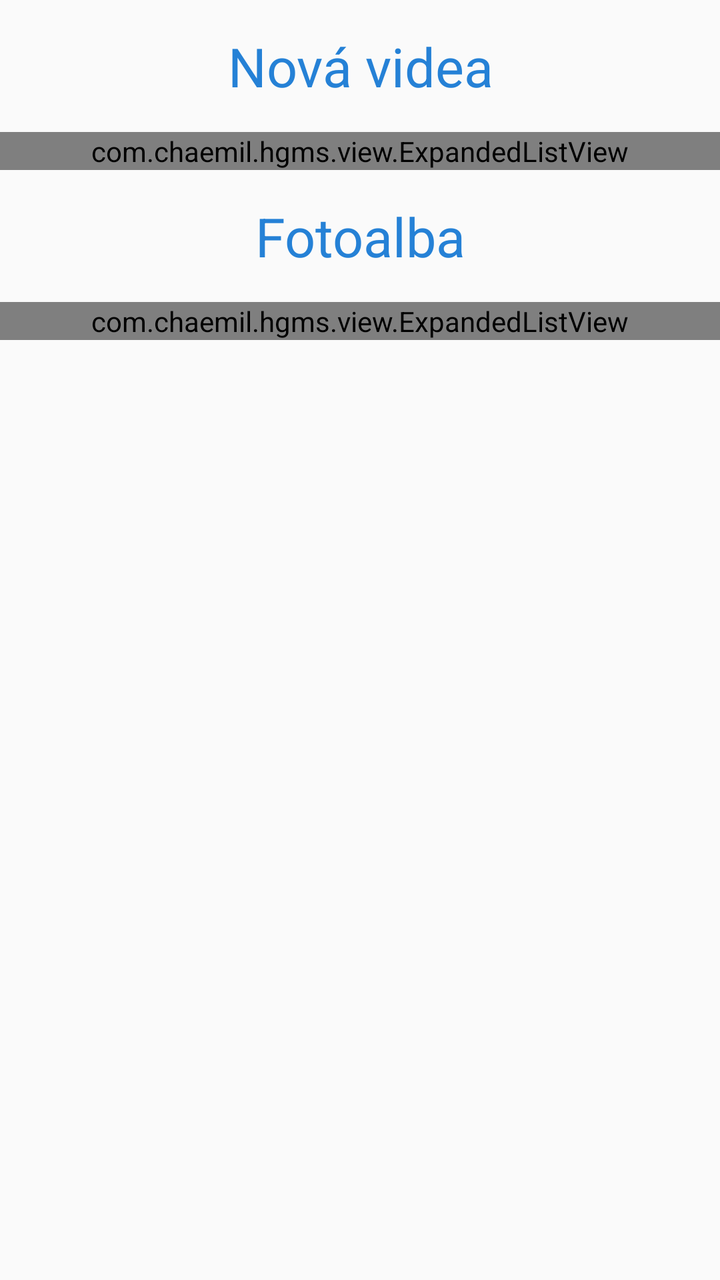
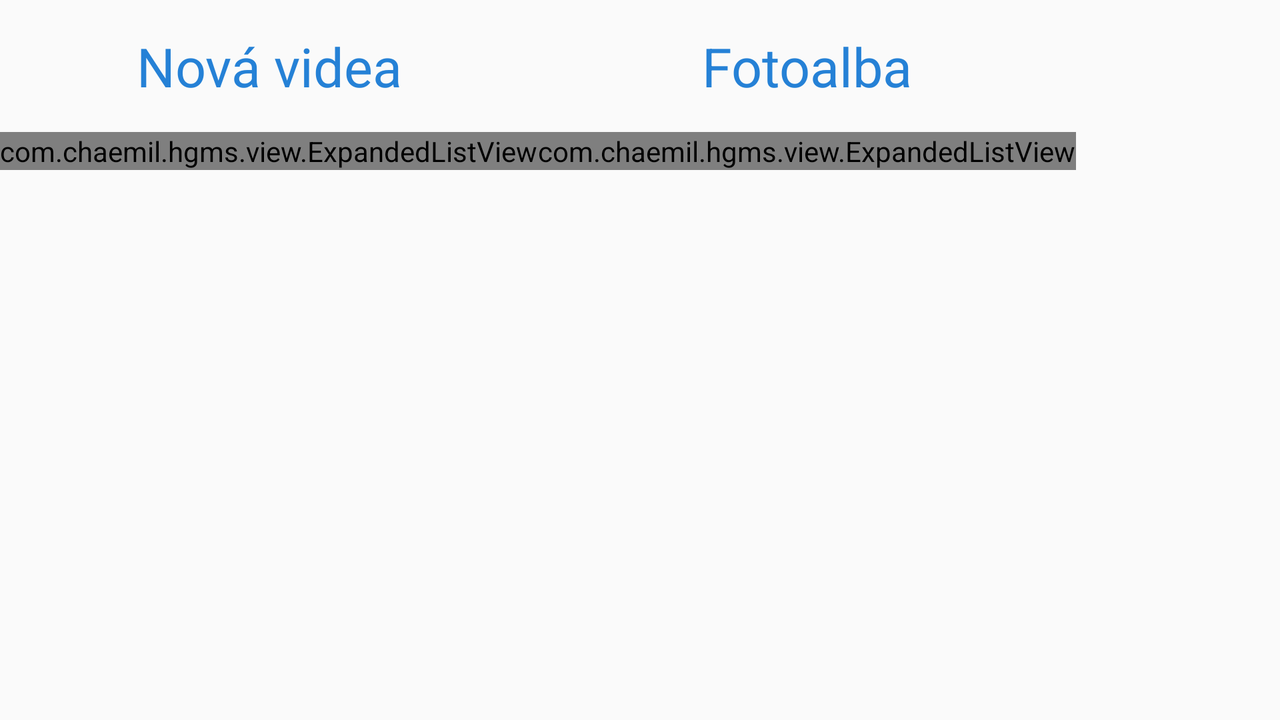

An Android layout and its configuration variant, each rendered on a device that would load it. The default file and the variant file are quoted in full after the pictures.
<!-- AndroidManifest.xml: application theme Theme.Oaza -->
<!-- res/layout/fragment_home.xml -->
<ScrollView xmlns:android="http://schemas.android.com/apk/res/android"
    xmlns:tools="http://schemas.android.com/tools"
    android:layout_width="fill_parent"
    android:layout_height="fill_parent"
    android:id="@+id/mainScrollView"
    tools:context=".MainActivity">

    <LinearLayout
        android:layout_width="wrap_content"
        android:layout_height="fill_parent"
        android:orientation="vertical">

        <ListView
            android:id="@+id/firstVideo"
            android:layout_width="fill_parent"
            android:layout_height="wrap_content" />

        <TextView
            android:id="@+id/newVideosTitle"
            android:layout_width="fill_parent"
            android:layout_height="wrap_content"
            style="@style/homeScreenTitles"
            android:text="@string/newVideos"/>

        <com.chaemil.hgms.view.ExpandedListView
            android:id="@+id/newVideos"
            android:layout_width="fill_parent"
            android:layout_height="wrap_content"
            android:stretchMode="columnWidth"
            android:drawSelectorOnTop="true"
            android:fastScrollAlwaysVisible="false">
        </com.chaemil.hgms.view.ExpandedListView>

        <TextView
            android:id="@+id/photoalbumsTitle"
            android:layout_width="fill_parent"
            android:layout_height="wrap_content"
            style="@style/homeScreenTitles"
            android:text="@string/photoalbums"/>

        <com.chaemil.hgms.view.ExpandedListView
            android:id="@+id/photoAlbums"
            android:layout_width="fill_parent"
            android:layout_height="wrap_content"
            android:stretchMode="columnWidth"
            android:drawSelectorOnTop="true"
            android:fastScrollAlwaysVisible="false">
        </com.chaemil.hgms.view.ExpandedListView>

    </LinearLayout>

</ScrollView>
<!-- resources referenced by this layout -->
<resources>
  <string name="newVideos">Nová videa</string>
  <string name="photoalbums">Fotoalba</string>
  <style name="homeScreenTitles" parent="@android:style/TextAppearance.Large">
          <item name="android:textSize">27sp</item>
          <item name="android:textColor">#ff2581d6</item>
          <item name="android:padding">15dp</item>
          <item name="android:gravity">center_horizontal</item>
      </style>
  <!-- drawable selectable_background_oaza (drawable) -->
  <?xml version="1.0" encoding="utf-8"?>
  <selector xmlns:android="http://schemas.android.com/apk/res/android"
          android:exitFadeDuration="@android:integer/config_mediumAnimTime" >
      <item android:state_pressed="false" android:state_focused="true" android:drawable="@drawable/list_focused_oaza" />
      <item android:state_pressed="true" android:drawable="@drawable/list_pressed_oaza" />
      <item android:drawable="@android:color/transparent" />
  </selector>
  <style name="PopupMenu.Oaza" parent="@android:style/Widget.Holo.ListPopupWindow">
          <item name="android:popupBackground">@drawable/menu_dropdown_panel_oaza</item>
      </style>
  <style name="DropDownListView.Oaza" parent="@android:style/Widget.Holo.ListView.DropDown">
          <item name="android:listSelector">@drawable/selectable_background_oaza</item>
      </style>
  <style name="ActionBarTabStyle.Oaza" parent="@android:style/Widget.Holo.ActionBar.TabView">
          <item name="android:background">@drawable/tab_indicator_ab_oaza</item>
      </style>
  <style name="DropDownNav.Oaza" parent="@android:style/Widget.Holo.Spinner">
          <item name="android:background">@drawable/spinner_background_ab_oaza</item>
          <item name="android:popupBackground">@drawable/menu_dropdown_panel_oaza</item>
          <item name="android:dropDownSelector">@drawable/selectable_background_oaza</item>
      </style>
  <!-- from res/values-v14/ -->
  <style name="ActionBar.Solid.Oaza" parent="@style/Widget.AppCompat.Light.ActionBar.Solid.Inverse">
          <item name="android:background">@drawable/ab_solid_oaza</item>
          <item name="android:backgroundStacked">@drawable/ab_stacked_solid_oaza</item>
          <item name="android:backgroundSplit">@drawable/ab_bottom_solid_oaza</item>
          <item name="android:progressBarStyle">@style/ProgressBar.Oaza</item>
      </style>
  <style name="ActionButton.CloseMode.Oaza" parent="@android:style/Widget.Holo.ActionButton.CloseMode">
          <item name="android:background">@drawable/btn_cab_done_oaza</item>
      </style>
  <!-- from res/values-v14/ -->
  <style name="Theme.Oaza.Widget" parent="@style/Theme.AppCompat">
          <item name="android:popupMenuStyle">@style/PopupMenu.Oaza</item>
          <item name="android:dropDownListViewStyle">@style/DropDownListView.Oaza</item>
      </style>
  <style name="ProgressBar.Oaza" parent="@android:style/Widget.Holo.ProgressBar.Horizontal">
          <item name="android:progressDrawable">@drawable/progress_horizontal_oaza</item>
      </style>
  <!-- drawable btn_cab_done_oaza (drawable) -->
  <?xml version="1.0" encoding="utf-8"?>
  <selector xmlns:android="http://schemas.android.com/apk/res/android">
      <item android:state_pressed="true"
          android:drawable="@drawable/btn_cab_done_pressed_oaza" />
      <item android:state_focused="true" android:state_enabled="true"
          android:drawable="@drawable/btn_cab_done_focused_oaza" />
      <item android:state_enabled="true"
          android:drawable="@drawable/btn_cab_done_default_oaza" />
  </selector>
</resources>
<!-- res/layout-land/fragment_home.xml (the author's variant of the layout above) -->
<!-- drawn on the phone turned sideways -->
<ScrollView xmlns:android="http://schemas.android.com/apk/res/android"
xmlns:tools="http://schemas.android.com/tools"
android:layout_width="fill_parent"
android:layout_height="fill_parent"
tools:context=".MainActivity">

    <LinearLayout
        android:layout_width="wrap_content"
        android:layout_height="wrap_content"
        android:orientation="vertical">

        <ListView
            android:id="@+id/firstVideo"
            android:layout_width="fill_parent"
            android:layout_height="wrap_content" />

        <LinearLayout
            android:layout_width="wrap_content"
            android:layout_height="fill_parent"
            android:orientation="horizontal">

            <LinearLayout
                android:layout_width="wrap_content"
                android:layout_height="wrap_content"
                android:orientation="vertical"
                android:layout_weight="1">


                <TextView
                    android:id="@+id/newVideosTitle"
                    android:layout_width="fill_parent"
                    android:layout_height="wrap_content"
                    style="@style/homeScreenTitles"
                    android:text="@string/newVideos"/>

                <com.chaemil.hgms.view.ExpandedListView
                    android:id="@+id/newVideos"
                    android:layout_width="fill_parent"
                    android:layout_height="wrap_content"
                    android:stretchMode="columnWidth"
                    android:drawSelectorOnTop="true"
                    android:fastScrollAlwaysVisible="false">
                </com.chaemil.hgms.view.ExpandedListView>

            </LinearLayout>


            <LinearLayout
                android:layout_width="wrap_content"
                android:layout_height="wrap_content"
                android:orientation="vertical"
                android:layout_weight="1">


                <TextView
                    android:id="@+id/photoalbumsTitle"
                    android:layout_width="fill_parent"
                    android:layout_height="wrap_content"
                    style="@style/homeScreenTitles"
                    android:text="@string/photoalbums"/>

                <com.chaemil.hgms.view.ExpandedListView
                    android:id="@+id/photoAlbums"
                    android:layout_width="fill_parent"
                    android:layout_height="wrap_content"
                    android:stretchMode="columnWidth"
                    android:drawSelectorOnTop="true"
                    android:fastScrollAlwaysVisible="false">
                </com.chaemil.hgms.view.ExpandedListView>

            </LinearLayout>

        </LinearLayout>

    </LinearLayout>

</ScrollView>
